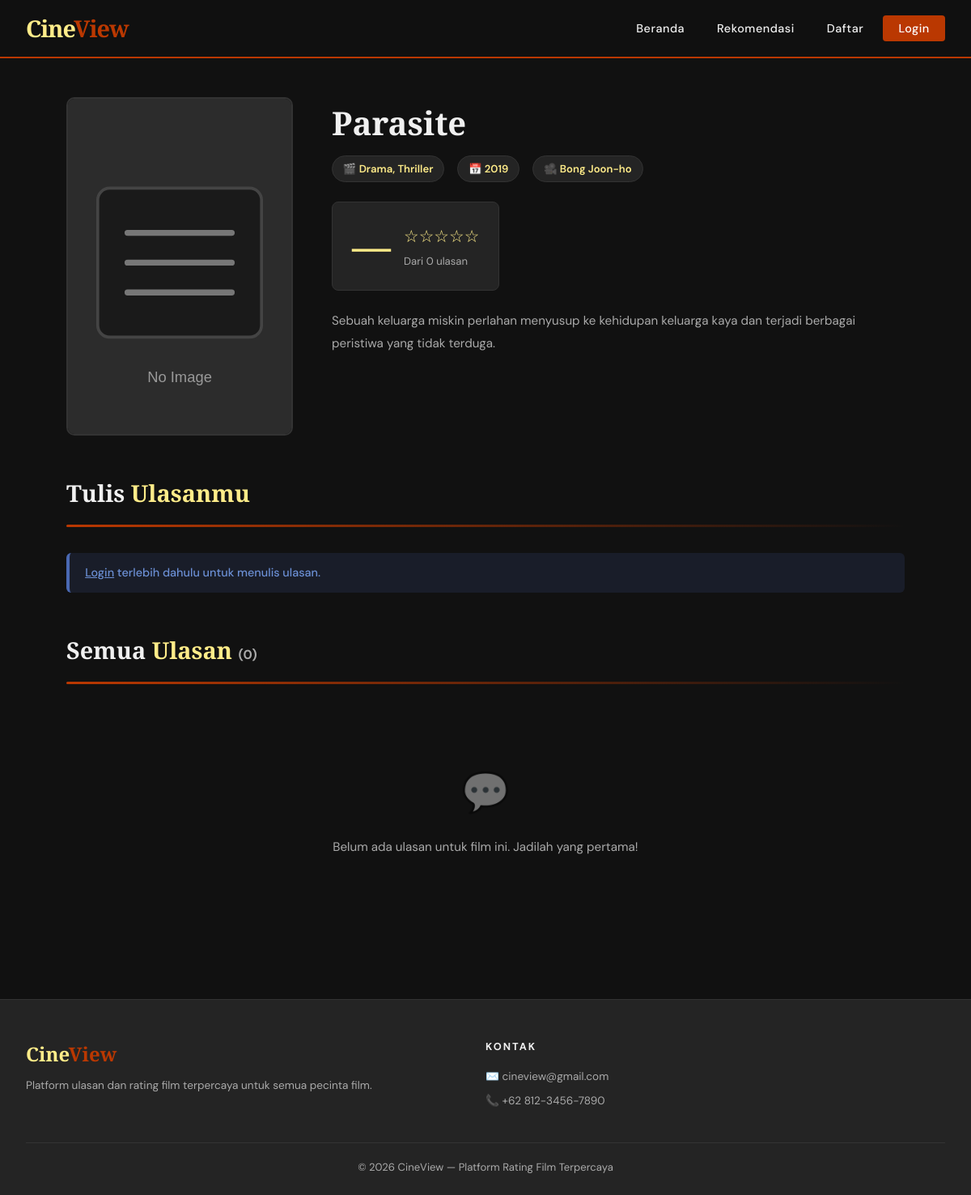
Screenshot of /detail.php?id=1 with the database file from the repository.
### tables this page shows
CREATE TABLE films (
    id          INT AUTO_INCREMENT PRIMARY KEY,
    judul       VARCHAR(200) NOT NULL,
    genre       VARCHAR(200),                     
    tahun       YEAR,
    sutradara   VARCHAR(100),
    sinopsis    TEXT,
    poster      VARCHAR(255) DEFAULT 'default.jpg',
    created_at  DATETIME DEFAULT CURRENT_TIMESTAMP
);

### detail.php (the view, shortened to what this page needs)
<?php
include 'koneksi.php';
$film_id = intval($_GET['id'] ?? 0);
$stmt = $pdo->prepare("SELECT * FROM films WHERE id = ?");
$stmt->execute([$film_id]);
$film = $stmt->fetch();
$stmt_rating = $pdo->prepare("SELECT ROUND(AVG(rating),1) AS rata, COUNT(*) AS total FROM reviews WHERE film_id = ?");
$stmt_rating->execute([$film_id]);
$data_rating = $stmt_rating->fetch();
$sudah_review = false;
$stmt_review = $pdo->prepare("
    SELECT r.*, u.username
    FROM reviews r
    JOIN users u ON r.user_id = u.id
    WHERE r.film_id = ?
    ORDER BY r.created_at DESC
");
$stmt_review->execute([$film_id]);
$semua_review = $stmt_review;
?>
<!DOCTYPE html>
<html lang="id">
<head>
    <link rel="stylesheet" href="style.css">
</head>
<body>
<nav class="navbar">
    <div class="navbar-inner">
        <a href="index.php" class="navbar-logo">Cine<span>View</span></a>
        <ul class="navbar-menu">
            <li><a href="index.php">Beranda</a></li>
            <li><a href="rekomendasi.php">Rekomendasi</a></li>
            <?php if (isset($_SESSION['user_id'])): ?>
                <?php if ($_SESSION['role'] == 'admin'): ?>
                    <li><a href="admin/dashboard.php">Dashboard Admin</a></li>
                <?php else: ?>
                    <li><a href="user/dashboard.php">Profil Saya</a></li>
                <?php endif; ?>
                <li><a href="logout.php">Logout</a></li>
            <?php else: ?>
                <li><a href="register.php">Daftar</a></li>
                <li><a href="login.php" class="btn-nav-login">Login</a></li>
            <?php endif; ?>
        </ul>
    </div>
</nav>
<div class="detail-film-wrapper">
    <div class="detail-film-atas">
        <div class="detail-poster">
            <img src="img/<?= htmlspecialchars(!empty($film['poster']) ? $film['poster'] : 'default.svg') ?>"
                 alt="<?= htmlspecialchars($film['judul']) ?>"
                 onerror="this.src='img/default.svg'">
        </div>
        <div class="detail-info">
            <h1><?= htmlspecialchars($film['judul']) ?></h1>
            <div class="detail-meta">
                <div class="meta-tag">🎬 <span><?= htmlspecialchars($film['genre']) ?></span></div>
                <div class="meta-tag">📅 <span><?= $film['tahun'] ?></span></div>
                <div class="meta-tag">🎥 <span><?= htmlspecialchars($film['sutradara']) ?></span></div>
            </div>
            <div class="detail-rating-besar">
                <div class="angka-rating">
                    <?= $data_rating['rata'] ?? '—' ?>
                </div>
                <div>
                    <div class="rating-stars" style="font-size:1.3rem;">
                        <?php
                        $rata = $data_rating['rata'] ?? 0;
                        for ($i = 1; $i <= 5; $i++) {
                            echo $i <= round($rata) ? '★' : '☆';
                        }
                        ?>
                    </div>
                    <div style="font-size:0.82rem; color:#aaa; margin-top:0.2rem;">
                        Dari <?= $data_rating['total'] ?> ulasan
                    </div>
                </div>
            </div>
            <p class="detail-sinopsis"><?= nl2br(htmlspecialchars($film['sinopsis'])) ?></p>
        </div>
    </div>
    <div style="margin-bottom:3rem;">
        <?php if (!isset($_SESSION['user_id']) || $_SESSION['role'] != 'admin'): ?>
        <h2 class="section-title" style="margin-bottom:1rem;">Tulis <span>Ulasanmu</span></h2>
        <div class="garis-dekorasi"></div>
        <?php endif; ?>
        <?php if (!isset($_SESSION['user_id'])): ?>
        <div class="alert alert-info">
            <a href="login.php" style="color:#6b8fd4;">Login</a> terlebih dahulu untuk menulis ulasan.
        </div>
        <?php elseif ($_SESSION['role'] == 'admin'): ?>
        <?php echo '' ?>
        <?php endif; ?>
    </div>
    <div>
        <h2 class="section-title" style="margin-bottom:1rem;">
            Semua <span>Ulasan</span>
            <small style="font-size:1rem; color:#aaa; font-family:'DM Sans',sans-serif;">
                (<?= $data_rating['total'] ?>)
            </small>
        </h2>
        <div class="garis-dekorasi"></div>
        <?php if ($semua_review->rowCount() > 0): ?>
        <div class="review-list">
            <?php while ($review = $semua_review->fetch()): ?>
            <div class="review-card">
                <div class="review-header">
                    <div class="review-user">
                        <div class="avatar-kecil"><?= strtoupper(substr($review['username'], 0, 1)) ?></div>
                        <?= htmlspecialchars($review['username']) ?>
                    </div>
                    <div class="review-tanggal">
                        <?= date('d M Y', strtotime($review['created_at'])) ?>
                    </div>
                </div>
                <div class="rating-stars" style="margin-bottom:0.5rem;">
                    <?php for ($i = 1; $i <= 5; $i++): ?>
                        <?= $i <= $review['rating'] ? '★' : '☆' ?>
                    <?php endfor; ?>
                </div>
                <p class="review-komentar"><?= nl2br(htmlspecialchars($review['komentar'])) ?></p>
                <?php
                $boleh_edit   = isset($_SESSION['user_id']) && $_SESSION['user_id'] == $review['user_id'];
                $boleh_hapus  = $boleh_edit || (isset($_SESSION['role']) && $_SESSION['role'] == 'admin');
                ?>
                <?php if ($boleh_edit || $boleh_hapus): ?>
                <div class="review-actions">
                    <?php if ($boleh_edit): ?>
                    <a href="user/edit_review.php?id=<?= $review['id'] ?>" class="btn btn-biru btn-kecil">Edit</a>
                    <?php endif; ?>
                    <?php if ($boleh_hapus): ?>
                    <a href="<?= $_SESSION['role'] == 'admin' ? 'admin/hapus_review.php' : 'user/hapus_review.php' ?>?id=<?= $review['id'] ?>&film_id=<?= $film_id ?>"
                       class="btn btn-hapus btn-kecil"
                       onclick="return konfirmasiHapus('Hapus ulasan ini?')">
                        Hapus
                    </a>
                    <?php endif; ?>
                </div>
                <?php endif; ?>
            </div>
            <?php endwhile; ?>
        </div>
        <?php else: ?>
        <div class="empty-state">
            <div class="ikon">💬</div>
            <p>Belum ada ulasan untuk film ini. Jadilah yang pertama!</p>
        </div>
        <?php endif; ?>
    </div>
</div>
<footer>
    <div class="footer-inner">
        <div class="footer-atas">
            <div class="footer-brand">
                <h3>Cine<span style="color:#BA3801">View</span></h3>
                <p>Platform ulasan dan rating film terpercaya untuk semua pecinta film.</p>
            </div>
            <div class="footer-kolom">
                <h4>Kontak</h4>
                <a href="mailto:cineview@gmail.com">✉️ cineview@gmail.com</a>
                <a href="tel:+6281234567890">📞 +62 812-3456-7890</a>
            </div>
        </div>
        <div class="footer-bawah">
            &copy; 2026 CineView &mdash; Platform Rating Film Terpercaya
        </div>
    </div>
</footer>
</body>
</html>

### style.css (style rules this page uses)
:root { --merah : #BA3801; --merah-muda : #d44a10; --kuning : #FFEC89; --biru : #4A69B3; --biru-muda : #6b8fd4; --hitam : #111111; --gelap : #1a1a1a; --card : #242424; --card-border : #333333; --teks-putih : #f0f0f0; --teks-abu : #aaaaaa; --font-judul : 'Playfair Display', serif; --font-teks : 'DM Sans', sans-serif; }
* { margin: 0; padding: 0; box-sizing: border-box; }
body { font-family: var(--font-teks); background-color: var(--hitam); color: var(--teks-putih); min-height: 100vh; line-height: 1.6; }
.navbar { background: rgba(17, 17, 17, 0.95); border-bottom: 2px solid var(--merah); padding: 0 2rem; position: sticky; top: 0; z-index: 1000; backdrop-filter: blur(10px); }
.navbar-inner { max-width: 1200px; margin: 0 auto; display: flex; align-items: center; justify-content: space-between; height: 70px; }
.navbar-logo { font-family: var(--font-judul); font-size: 1.8rem; font-weight: 900; color: var(--kuning); text-decoration: none; letter-spacing: -1px; }
.navbar-logo span { color: var(--merah); }
.navbar-menu { display: flex; list-style: none; gap: 0.5rem; align-items: center; }
.navbar-menu a { color: var(--teks-putih); text-decoration: none; font-size: 0.9rem; font-weight: 500; padding: 0.5rem 1rem; border-radius: 4px; transition: all 0.2s ease; letter-spacing: 0.5px; }
.btn-nav-login { background: var(--merah) !important; color: white !important; border-radius: 4px !important; padding: 0.45rem 1.2rem !important; }
.section-title { font-family: var(--font-judul); font-size: 1.8rem; font-weight: 700; color: var(--teks-putih); }
.section-title span { color: var(--kuning); }
.garis-dekorasi { height: 3px; background: linear-gradient(to right, var(--merah), transparent); margin-bottom: 2rem; border-radius: 2px; }
.rating-stars { color: var(--kuning); font-size: 0.9rem; display: flex; align-items: center; gap: 0.3rem; }
.alert { padding: 0.8rem 1.2rem; border-radius: 6px; margin-bottom: 1rem; font-size: 0.9rem; font-weight: 500; border-left: 4px solid; }
.alert-info { background: rgba(74, 105, 179, 0.15); border-color: var(--biru); color: var(--biru-muda); }
.detail-film-wrapper { max-width: 1100px; margin: 0 auto; padding: 3rem 2rem; }
.detail-film-atas { display: grid; grid-template-columns: 280px 1fr; gap: 3rem; margin-bottom: 3rem; }
.detail-poster { border-radius: 10px; overflow: hidden; border: 2px solid var(--card-border); }
.detail-poster img { width: 100%; display: block; }
.detail-info h1 { font-family: var(--font-judul); font-size: 2.5rem; font-weight: 900; margin-bottom: 0.5rem; }
.detail-meta { display: flex; flex-wrap: wrap; gap: 1rem; margin-bottom: 1.5rem; }
.meta-tag { background: var(--card); border: 1px solid var(--card-border); padding: 0.3rem 0.8rem; border-radius: 20px; font-size: 0.82rem; color: var(--teks-abu); }
.meta-tag span { color: var(--kuning); font-weight: 600; }
.detail-rating-besar { display: flex; align-items: center; gap: 1rem; margin-bottom: 1.5rem; padding: 1rem 1.5rem; background: var(--card); border: 1px solid var(--card-border); border-radius: 8px; width: fit-content; }
.angka-rating { font-family: var(--font-judul); font-size: 3rem; font-weight: 900; color: var(--kuning); }
.detail-sinopsis { color: var(--teks-abu); line-height: 1.8; font-size: 0.95rem; }
.empty-state { text-align: center; padding: 4rem 2rem; color: var(--teks-abu); }
.empty-state .ikon { font-size: 3rem; margin-bottom: 1rem; opacity: 0.4; }
.empty-state p { font-size: 0.95rem; }
footer { background: var(--card); border-top: 1px solid var(--card-border); padding: 3rem 2rem 1.5rem; margin-top: 4rem; }
.footer-inner { max-width: 1200px; margin: 0 auto; }
.footer-atas { display: grid; grid-template-columns: 2fr 1fr 1fr; gap: 2rem; margin-bottom: 2rem; }
.footer-brand h3 { font-family: var(--font-judul); font-size: 1.5rem; color: var(--kuning); margin-bottom: 0.5rem; }
.footer-brand p { color: var(--teks-abu); font-size: 0.85rem; line-height: 1.7; }
.footer-kolom h4 { font-size: 0.8rem; letter-spacing: 2px; text-transform: uppercase; color: var(--teks-putih); margin-bottom: 1rem; }
.footer-kolom a { display: block; color: var(--teks-abu); text-decoration: none; font-size: 0.85rem; margin-bottom: 0.5rem; transition: color 0.2s; }
.footer-bawah { border-top: 1px solid var(--card-border); padding-top: 1.2rem; text-align: center; color: var(--teks-abu); font-size: 0.82rem; }

### rows the page displays
films: judul "Parasite", genre "Drama, Thriller", tahun "2019", sutradara "Bong Joon-ho", sinopsis "Sebuah keluarga miskin perlahan menyusup ke kehidupan keluarga kaya dan terjadi berbagai peristiwa yang tidak terduga."

### other values shown
$data_rating['rata'] "—"
$data_rating['total'] "0"
